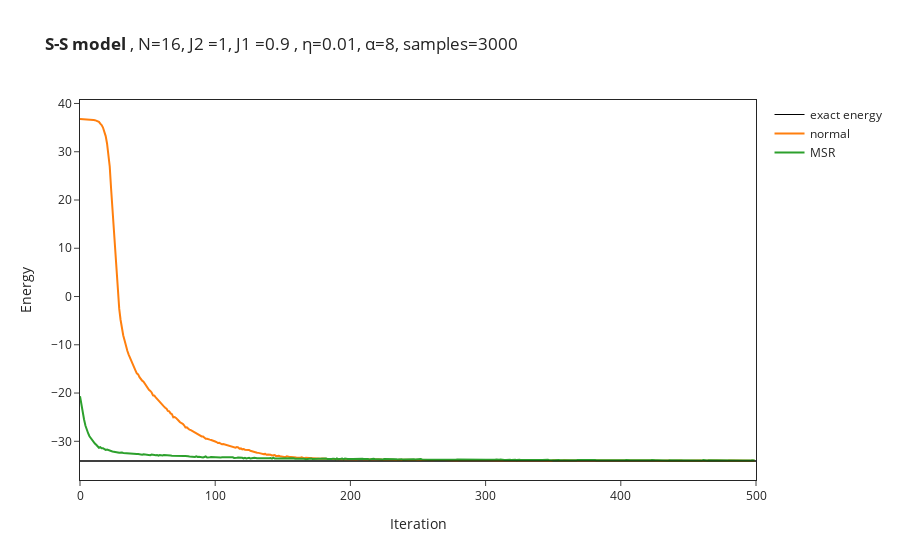

Here is the notebook cell this chart was saved with:
### Code cell
# import the data from log file
OUT_NAME_suffixless=OUT_NAME
data = []
names = ["normal","MSR"]
for i in range(no_of_runs):
    data.append(json.load(open(OUT_NAME_suffixless+str(i)+".log")))
if type(data[0]["Energy"]["Mean"]) == dict: #DTYPE in (np.complex128, np.complex64):#, np.float64):# and False:
    energy_convergence = [data[i]["Energy"]["Mean"]["real"] for i in range(no_of_runs)]
    # symmetry = [data[i]["symmetry"]["Mean"]["real"] for i in range(no_of_runs-run_only_2)]
else:
    energy_convergence = [data[i]["Energy"]["Mean"] for i in range(no_of_runs)]
    # symmetry = [data[i]["symmetry"]["Mean"] for i in range(no_of_runs-run_only_2)]
for i in range(no_of_runs):
    figure.add_trace(go.Scatter(
        x=data[i]["Energy"]["iters"], y=energy_convergence[i],
        name=names[i],# mode='markers'
    ))
    # figure.add_trace(go.Scatter(
    #     x=data[i]["Energy"]["iters"], y=symmetry[i],
    #     name=names[i]+"_swap"
    # ))

figure.update_layout(xaxis_title="Iteration",yaxis_title="Energy")
figure.show()

### Figure 1 — Plotly figure (JSON) as saved in the notebook; plotly's stock layout.template omitted (floating-point values rounded to 4 significant figures; data arrays with more than 128 entries replaced by an {"elided": "..."} marker saying what was removed)
{"data": [{"line": {"color": "#000000", "width": 1}, "mode": "lines", "name": "exact energy", "type": "scatter", "x": [0, 500], "y": [-34.08, -34.08]}, {"name": "normal", "type": "scatter", "x": {"elided": "500 int values"}, "y": {"elided": "500 float values"}}, {"name": "MSR", "type": "scatter", "x": {"elided": "500 int values"}, "y": {"elided": "500 float values"}}], "layout": {"shapes": [{"line": {"width": 1}, "opacity": 1, "type": "line", "x0": 0, "x1": 1, "xref": "x domain", "y0": -34.08, "y1": -34.08, "yref": "y"}], "title": {"text": "<b>S-S model </b>, N=16, J2 =1, J1 =0.9 , η=0.01, α=8, samples=3000"}, "xaxis": {"mirror": true, "showline": true, "title": {"text": "Iteration"}}, "yaxis": {"mirror": true, "showline": true, "title": {"text": "Energy"}}}}
